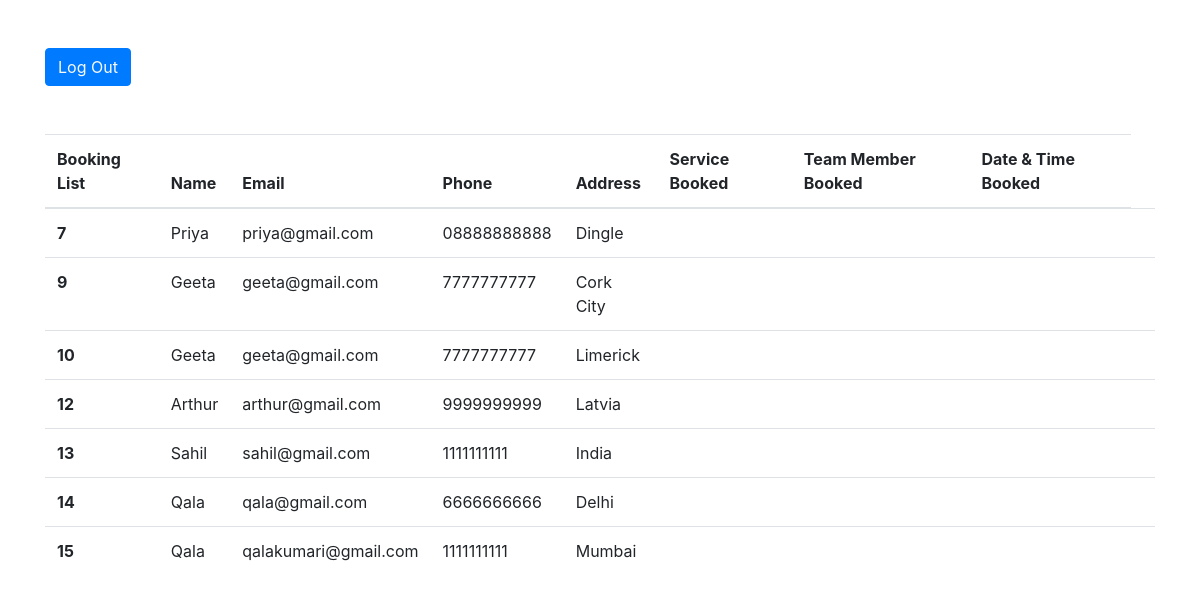
/employee-display.php, run on the app's committed database.
### tables this page shows
CREATE TABLE `crud` (
  `Id` int(11) NOT NULL,
  `Name` varchar(100) NOT NULL,
  `Email` varchar(100) NOT NULL,
  `Phone` varchar(20) NOT NULL,
  `Address` varchar(255) NOT NULL
);

### public/employee-display.php (the view, shortened to what this page needs)
<?php
include 'connect.php';
?>
<!doctype html>
<html lang="en">
<head>
    <link rel="stylesheet" href="https://cdn.jsdelivr.net/npm/bootstrap@4.0.0/dist/css/bootstrap.min.css">
</head>
<body>
    <div class="container">
        <button class="btn btn-primary my-5">
            <a href="employee-login.php" class="text-light">Log Out</a>
        </button>
        <table class="table">
            <thead>
                <tr>
                    <th scope="col">Booking List</th>
                    <th scope="col">Name</th>
                    <th scope="col">Email</th>
                    <th scope="col">Phone</th>
                    <th scope="col">Address</th>
                    <th scope="col">Service Booked</th>
                    <th scope="col">Team Member Booked</th>
                    <th scope="col">Date & Time Booked</th>
                </tr>
            </thead>
            <tbody>
                <?php
                $sql = "Select * from `crud`";
                $result = mysqli_query($con, $sql);
                if ($result) {
                    while ($row = mysqli_fetch_assoc($result)) {
                        $id = $row['Id'];
                        $name = $row['Name'];
                        $email = $row['Email'];
                        $phone = $row['Phone'];
                        $address = $row['Address'];
                        $bookservice = $row['bookService'];
                        $bookmember = $row['bookMember'];
                        $eventDT = $row['eventdt'];
                        echo '<tr>
                        <th scope="row">' . $id . '</th>
                        <td>' . $name . '</td>
                        <td>' . $email . '</td>
                        <td>' . $phone . '</td>
                        <td>' . $address . '</td>
                        <td>' . $bookservice . '</td>
                        <td>' . $bookmember . '</td>
                        <td>' . $eventDT . '</td>
                        <td>
</td>
                    </tr>';
                    }
                }
                ?>
            </tbody>
        </table>
    </div>
</body>
</html>

### data on the page
crud: Id "7", Name "Priya", Email "priya@gmail.com", Phone "08888888888", Address "Dingle"
crud: Id "9", Name "Geeta", Email "geeta@gmail.com", Phone "7777777777", Address "Cork City"
crud: Id "10", Name "Geeta", Email "geeta@gmail.com", Phone "7777777777", Address "Limerick"
crud: Id "12", Name "Arthur", Email "arthur@gmail.com", Phone "9999999999", Address "Latvia"
crud: Id "13", Name "Sahil", Email "sahil@gmail.com", Phone "1111111111", Address "India"
crud: Id "14", Name "Qala", Email "qala@gmail.com", Phone "6666666666", Address "Delhi"
crud: Id "15", Name "Qala", Email "qalakumari@gmail.com", Phone "1111111111", Address "Mumbai"
